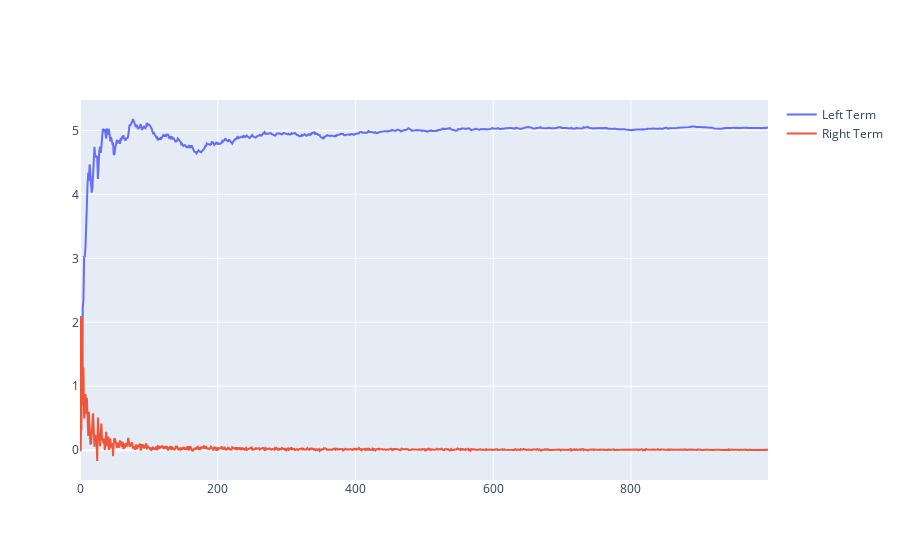

The notebook cell saved with this chart:
### Markdown cell above
We can also see the evolution of each term of the recusive mean formula:

### Code cell
means = [0]
left_terms = [0]
right_terms = [0]

for index in range(1,NUMBER_OF_SAMPLES):
    current_left_term = means[index-1] *(index-1)/index 
    current_right_term = experiments[index]/index
    current_mean = current_left_term + current_right_term
    left_terms.append(current_left_term)
    right_terms.append(current_right_term)
    means.append(current_mean) 

# Plot
fig = go.Figure()
fig.add_trace(go.Scatter(x=x_axis, y=left_terms,
                    mode='lines',
                    name='Left Term'))
fig.add_trace(go.Scatter(x=x_axis, y=right_terms,
                    mode='lines',
                    name='Right Term'))
fig.show()

### Figure 1 — Plotly figure (JSON) as saved in the notebook; plotly's stock layout.template omitted (floating-point values rounded to 4 significant figures; data arrays with more than 128 entries replaced by an {"elided": "..."} marker saying what was removed)
{"data": [{"mode": "lines", "name": "Left Term", "type": "scatter", "x": {"elided": "1000 int values"}, "y": {"elided": "1000 float values"}}, {"mode": "lines", "name": "Right Term", "type": "scatter", "x": {"elided": "1000 int values"}, "y": {"elided": "1000 float values"}}], "layout": {}}
